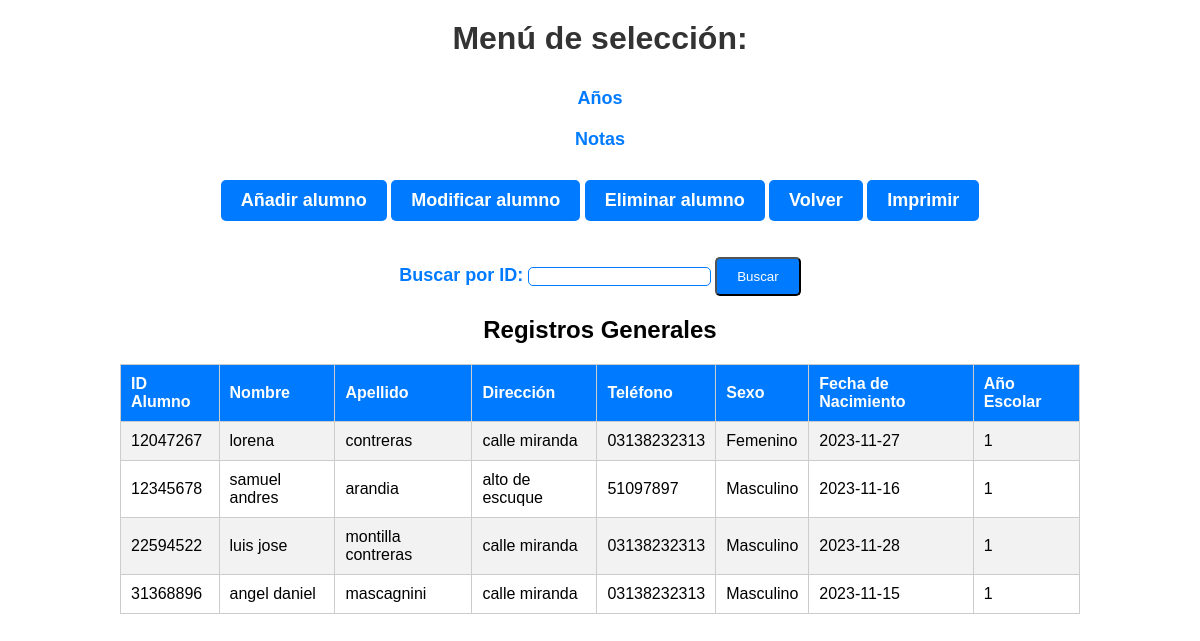
/alumnos.php, run on an earlier commit of the app's database.
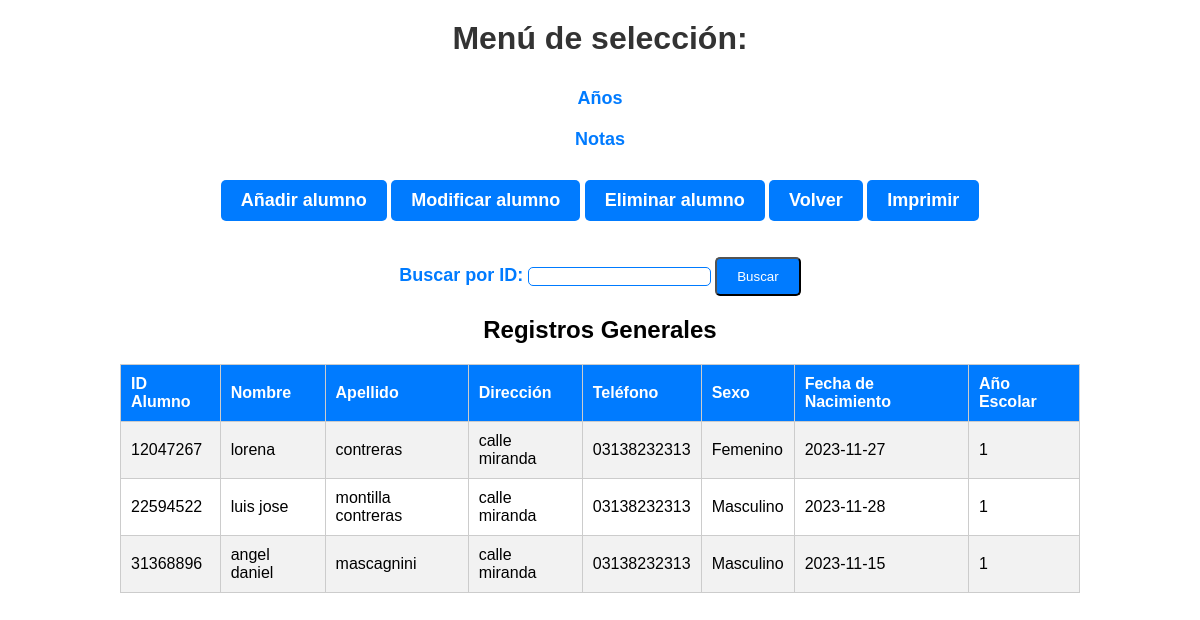
And on a later commit of the database.
### tables this page shows
CREATE TABLE `alumnos` (
  `id_alumno` int(11) NOT NULL,
  `nombre` varchar(100) NOT NULL,
  `apellido` varchar(100) NOT NULL,
  `direccion` varchar(100) NOT NULL,
  `telefono` varchar(20) NOT NULL,
  `sexo` varchar(20) NOT NULL,
  `año_escolar` int(11) NOT NULL,
  `fecha_nacimiento` date DEFAULT NULL
);

### alumnos.php (the view, shortened to what this page needs)
<!DOCTYPE html>
<html lang="es">
<head>
</head>
<body>
    <h1>Menú de selección:</h1>
    <ul>
        <li><a href="año.php">Años</a></li>
        <li><a href="notas.php">Notas</a></li>
    </ul>
  <a class='button' href='añadir.php'>Añadir alumno</a>
        <a class='button' href='modificar.php'>Modificar alumno</a>
        <a class='button' href='eliminar.php'>Eliminar alumno</a>
        <a class='button' href='admin_menu.php'>Volver</a>
        <a class='button' href='imprimir.php'>Imprimir</a>
        <br><p><form method="post" action="<?php echo $_SERVER['PHP_SELF']; ?>">
        <label for="id_alumno"><a>Buscar por ID:</a></label>
            <input type="text" id="id_alumno" name="id_alumno" required>
            <a><button class="button" type="submit">Buscar</button></a>
        </form>
    <div>
        <?php
        $conexion = new mysqli("localhost", "root", "", "evaluacion");
        ?>
        <?php
        $consulta_general = "SELECT id_alumno, nombre, apellido, direccion, telefono, sexo, fecha_nacimiento, año_escolar FROM alumnos";
        $resultado_general = $conexion->query($consulta_general);
        if ($resultado_general->num_rows > 0) {
            echo "<h2>Registros Generales</h2>";
            echo "<table>";
            echo "<tr><th>ID Alumno</th><th>Nombre</th><th>Apellido</th><th>Dirección</th><th>Teléfono</th><th>Sexo</th><th>Fecha de Nacimiento</th><th>Año Escolar</th></tr>";
            while ($fila_general = $resultado_general->fetch_assoc()) {
                echo "<tr><td>" . $fila_general["id_alumno"] . "</td><td>" . $fila_general["nombre"] . "</td><td>" . $fila_general["apellido"] . "</td><td>" . $fila_general["direccion"] . "</td><td>" . $fila_general["telefono"] ."</td><td>" . $fila_general["sexo"] ."</td><td>" . $fila_general["fecha_nacimiento"] . "</td><td>". $fila_general["año_escolar"] . "</td></tr>";
            }
            echo "</table>";
        } else {
            echo "<h2>No se encontraron resultados.</h2>";
        }
        ?>
    </div>
</body>
</html>

### alumnos.php (style rules this page uses)
body { font-family: Arial, sans-serif; background-color: #f4f4f4; text-align: center; margin: 0; padding: 0; font-family: Arial, sans-serif; background-color: #f4f4f4; text-align: center; margin: 0; padding: 0; background: url(images/); background-size: cover; background-position: center; opacity: %; }
h1 { text-align: center; color: #333; margin-top: 20px; }
ul { list-style: none; padding: 0; margin: 0; display: flex; flex-direction: column; align-items: center; }
li { margin: 10px 0; }
a { text-decoration: none; color: #007BFF; font-weight: bold; font-size: 18px; transition: color 0.3s; }
table { width: 80%; margin: 20px auto; border-collapse: collapse; }
th, td { border: 1px solid #ccc; padding: 10px; text-align: left; }
th { background-color: #007BFF; color: #fff; }
tr:nth-child(even) { background-color: #f2f2f2; }
a.button { text-decoration: none; background-color: #007BFF; color: #fff; padding: 10px 20px; border-radius: 5px; display: inline-block; margin-top: 20px; }
input { border-radius: 5px; margin-top: 20px; border: 1px solid #007BFF; }
.button { text-decoration: none; background-color: #007BFF; color: #fff; padding: 10px 20px; border-radius: 5px; display: inline-block; margin-top: 20px; }

What changed in the data, as far as the page shows it:
removed alumnos: id_alumno "12345678", nombre "samuel andres", apellido "arandia", direccion "alto de escuque", telefono "51097897", sexo "Masculino", fecha_nacimiento "2023-11-16", año_escolar "1"
